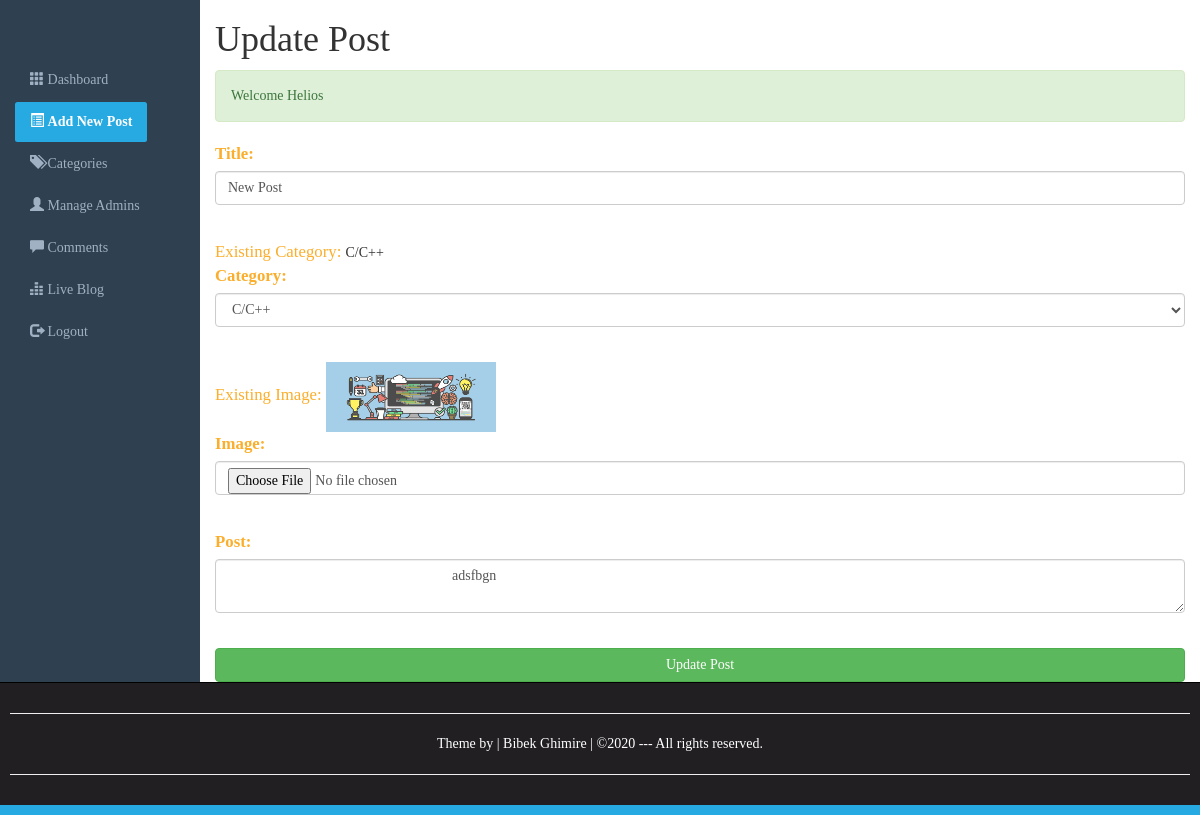
Screenshot of /editPost.php?edit=13 (signed in) with the database file from the repository.
### tables this page shows
CREATE TABLE `admin_panel` (
  `id` int(10) NOT NULL,
  `datetime` varchar(50) NOT NULL,
  `title` varchar(200) NOT NULL,
  `category` varchar(100) NOT NULL,
  `author` varchar(100) NOT NULL,
  `image` varchar(200) NOT NULL,
  `post` text NOT NULL
);

### editPost.php (the view, shortened to what this page needs)
<?php require_once("include/session.php"); ?>
<?php require_once("include/function.php"); ?>
<!DOCTYPE html>
<html>
<head>
	<link rel="stylesheet" type="text/css" href="css/bootstrap.min.css">
    <link rel="stylesheet" href="https://maxcdn.bootstrapcdn.com/bootstrap/3.4.0/css/bootstrap.min.css">
	<link rel="stylesheet" type="text/css" href="css/adminstyles.css">
</head>
<body>
<div class="container-fluid">
	<div class="row">
		<div class="col-sm-2">
			<br><br><br>
			<ul id="side_menu" class="nav nav-pills nav-stacked">
				<li class="nav-item"><a class="nav-link" href="dashboard.php"><span class="glyphicon glyphicon-th"></span>&nbsp;Dashboard</a></li>
				<li class="nav-item active"><a class="nav-link" href="NewPost.php"><span class="glyphicon glyphicon-list-alt"></span>&nbsp;Add New Post</a></li>
				<li class="nav-item"><a class="nav-link" href="categories.php"><span class="glyphicon glyphicon-tags"></span>&nbsp;Categories</a></li>
				<li class="nav-item"><a class="nav-link" href="#"><span class="glyphicon glyphicon-user"></span>&nbsp;Manage Admins</a></li>
				<li class="nav-item"><a class="nav-link" href="#"><span class="glyphicon glyphicon-comment"></span>&nbsp;Comments</a></li>
				<li class="nav-item"><a class="nav-link" href="#"><span class="glyphicon glyphicon-equalizer"></span>&nbsp;Live Blog</a></li>
				<li class="nav-item"><a class="nav-link" href="logout.php"><span class="glyphicon glyphicon-log-out"></span>&nbsp;Logout</a></li>
			</ul>
		</div>
		<div class="col-sm-10">
			<h1>Update Post</h1>
			<div><?php echo Message();
				echo successMessage();
			?></div>
			<div>
				<?php
					$ID=$_GET['edit'];
					$Query="SELECT * FROM admin_panel WHERE id=$ID";
					$result=mysqli_query($connection,$Query) or die("Error: ".mysqli_error($connection));
					while ($row=mysqli_fetch_array($result)) {
						$TitleToBeUpdated=$row['title'];
						$CategoryToBeUpdated=$row['category'];
						$ImageToBeUpdated=$row['image'];
						$PostToBeUpdated=$row['post'];
					}
				 ?>
				<form action="editPost.php?edit=<?php echo $ID; ?>" method="POST" enctype="multipart/form-data">
					<fieldset>
						<div class="form-group">
							<label for="title"><span class="FieldInfo">Title:</span></label>
							<input value="<?php echo $TitleToBeUpdated; ?>" class="form-control" type="text" name="title" id="categoryname" placeholder="Title"><br>
						</div>
						<div class="form-group">
							<span class="FieldInfo">Existing Category: </span>
							<?php echo $CategoryToBeUpdated; ?>
							<br>
							<label for="selectcategory"><span class="FieldInfo">Category:</span></label>
							<select class="form-control" name="category" id="selectcategory">
								<?php
						global $connection;
						$viewQuery="SELECT * FROM categories ORDER BY datetime desc";
						$execute=mysqli_query($connection, $viewQuery);
						while($rows=mysqli_fetch_array($execute)) {
						$categoryName=$rows['name'];
					 ?>
								<option><?php echo $categoryName; ?></option>
							<?php } ?>
							</select>
							<br>
						</div>
						<div class="form-group">
							<span class="FieldInfo">Existing Image: </span>
							<img src="Upload/<?php echo $ImageToBeUpdated; ?>" width=170px; height=70px;>
							<br>
							<label for="image"><span class="FieldInfo">Image:</span></label>
							<input class="form-control" type="file" name="image" id="image" placeholder="Image"><br>
						</div>
						<div class="form-group">
							<label for="postarea"><span class="FieldInfo">Post:</span></label>
							<textarea class="form-control" name="post" id="postarea">
								<?php echo $PostToBeUpdated; ?>
							</textarea><br>
						</div>
						<input type="submit" name="submit" value="Update Post" class="btn btn-success btn-block">
					</fieldset>
				</form>
			</div>
		</div>
	</div>
</div>
<div id="footer">
	<hr><p>Theme by | Bibek Ghimire | &copy;2020 --- All rights reserved.</p>
	<hr>
</div>
<div style="height: 10px; background: #27AAE1;"></div>
</body>
</html>

### css/adminstyles.css (style rules this page uses)
body { font-family: 'Comic Sans MS'; background-color: #2f4050; }
.col-sm-10 { background-color: #ffffff; }
#side_menu a { color: #9fb1c2; }
#side_menu .active a { color: #ffffff; background-color: #27AAE1; font-weight: bold; }
#footer { padding: 10px; border-top: 1px solid black; color: white; background-color: #211f22; text-align: center; }

### editPost.php (style rules this page uses)
.FieldInfo { color: rgb(251, 174, 44); font-family: Bitter,Georgia,"Times New Roman",Times,Serif; font-size: 1.2em; }

### rows the page displays
admin_panel: title "New Post", category "C/C++", image (picture), post "adsfbgn"

### other values shown
successMessage() "Welcome Helios"
form field category "C/C++"
